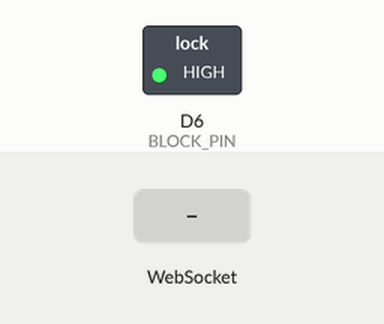
Simulated run of this program. Board: ESP8266 (NodeMCU). Shown: switched loads named in the program (green lamp = pin HIGH). Dashed ring = blinking. The inputs (shaded band) are chosen by the test bench. WiFi joins after 1.5 s; servers stay silent unless stated; what the program prints to the serial monitor is not drawn.

Above: at 2.1 s.
At 2.8 s:
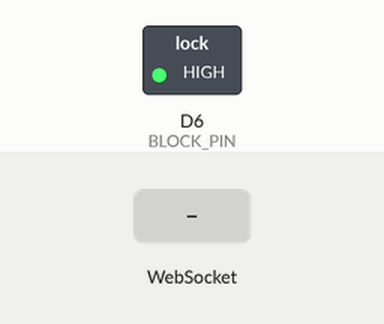
2.9 s: WebSocket text "1" received
Timing chart, 0 to 5.9 s (numbered marks = the images above; inputs shaded):
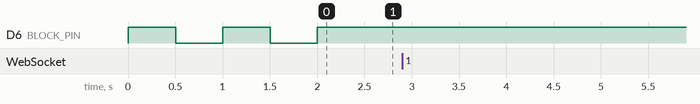

Measured:
- after the input at 2.9 s, every drawn part: stays the same
- by itself, D6 (BLOCK_PIN): alternates HIGH for 0.50 s and LOW for 0.50 s

The program:

main.cpp
```cpp
#include <Arduino.h>
#include <ESP8266WiFi.h>
#include <MempoolClient.h>

#include "config.h"

const int BLOCK_PIN = D6;

MempoolClient mempoolClient;

void initGPIO()
{
  pinMode(BLOCK_PIN, OUTPUT);
  digitalWrite(BLOCK_PIN, LOW);
}

void initSerial()
{
  Serial.begin(115200);
}

void flashLed(int pin)
{
  for (int i = 0; i < 9; i++)
  {
    digitalWrite(pin, HIGH);
    delay(100);
    digitalWrite(pin, LOW);
    delay(100);
  }
  digitalWrite(pin, HIGH);
  delay(500);
  digitalWrite(pin, LOW);
}

void onBlockEvent(int height)
{
  Serial.print("Received block at height ");
  Serial.println(height);

  flashLed(BLOCK_PIN);
}

void connectWifi()
{
  WiFi.begin(WIFI_SSID, WIFI_PASSWORD);
  Serial.println("Connecting to WiFi...");
  while (WiFi.status() != WL_CONNECTED)
  {
    digitalWrite(BLOCK_PIN, HIGH);
    delay(500);
    digitalWrite(BLOCK_PIN, LOW);
    delay(500);
  }
}

void connectMempool()
{
  mempoolClient.begin(MEMPOOL_HOST, MEMPOOL_PORT, MEMPOOL_PATH, MEMPOOL_USE_SSL);
  mempoolClient.onBlock(onBlockEvent);

  Serial.println("Connecting to Mempool...");

  while (!mempoolClient.isConnected())
  {
    mempoolClient.loop();
  }
}

void setup()
{
  initGPIO();
  initSerial();

  connectWifi();
  digitalWrite(BLOCK_PIN, HIGH);

  connectMempool();

  digitalWrite(BLOCK_PIN, LOW);
}

void loop()
{
  mempoolClient.loop();
}
```

config.h
```cpp
#ifndef BITTICK_CONFIG_H_
#define BITTICK_CONFIG_H_

#define WIFI_SSID "<fill_SSID>"
#define WIFI_PASSWORD "<fill_password>"

#define MEMPOOL_HOST "mempool.space"
#define MEMPOOL_PORT 443
#define MEMPOOL_PATH "/api/v1/ws"
#define MEMPOOL_USE_SSL true

#endif
```
